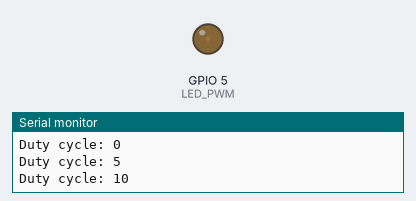
The sketch below on a simulated ESP32. Parts: output pins drawn as LEDs (lit = HIGH), the last lines printed to the serial monitor.

Above: at 0.05 s.
At 0.5 s:
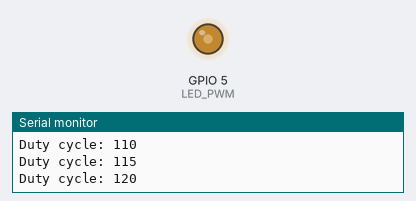
At 0.95 s:
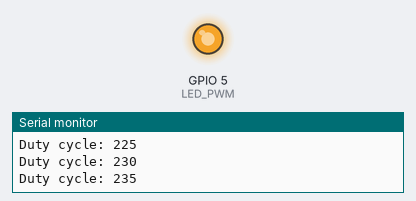
At 1.8 s:
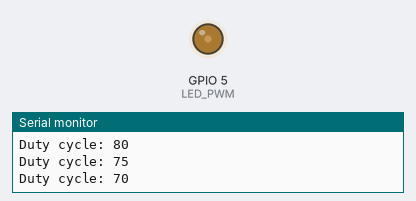
Timing chart, 0 to 4.8 s (numbered marks = the images above):
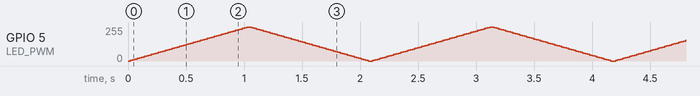

The sketch:

led_pwm.ino
```cpp
// 1. DECLARAR LIBRERIAS
// #include <WiFi.h>

// 2. DEFINICIÓN O ETIQUETADO DE PINES DE ENTRADA Y SALIDA
#define LED_PWM 5   // LED conectado al GPIO 5

// 3. DECLARACION DE CONSTANTES
const int  FRECUENCIA  = 5000;  // Frecuencia PWM en Hz
const int  RESOLUCION  = 8;     // Resolución en bits (0 - 255)
const int  PASO        = 5;     // Incremento por ciclo
const int  RETARDO     = 20;    // Tiempo entre cada paso en ms

// 4. DECLARACION DE VARIABLES
int nivelPWM = 0;   // Nivel actual del duty cycle (0 - 255)

// 5. DECLARACION DE SUBRUTINAS Y/O FUNCIONES

// 6. CONFIGURACION INICIAL
void setup()
{
  // CONFIGURACION DE PINES DE ENTRADA Y SALIDA
  ledcAttach(LED_PWM, FRECUENCIA, RESOLUCION);
  // Configura el GPIO 5 como salida PWM
  // Frecuencia: 5000 Hz
  // Resolución: 8 bits (valores de 0 a 255)
  // El canal se asigna automáticamente

  // LIMPIEZA DE SALIDAS
  ledcWrite(LED_PWM, 0);   // Inicio el LED apagado

  // COMUNICACIONES
  Serial.begin(115200);
}

// 7. FUNCION INFINITA PRINCIPAL
void loop()
{
  // Subida: de 0 a 255
  for (nivelPWM = 0; nivelPWM <= 255; nivelPWM += PASO)
  {
    ledcWrite(LED_PWM, nivelPWM);   // Escribo el duty cycle
    Serial.print("Duty cycle: ");
    Serial.println(nivelPWM);
    delay(RETARDO);
  }

  // Bajada: de 255 a 0
  for (nivelPWM = 255; nivelPWM >= 0; nivelPWM -= PASO)
  {
    ledcWrite(LED_PWM, nivelPWM);
    Serial.print("Duty cycle: ");
    Serial.println(nivelPWM);
    delay(RETARDO);
  }
}
```
